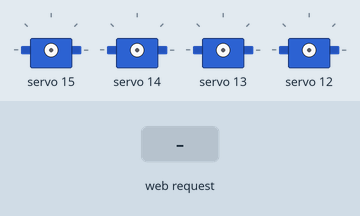
This sketch was run on a simulated ESP32. Parts: 4 × servo. The test bench sets the inputs (shaded band). WiFi joins after 1.5 s; servers stay silent unless stated; what the sketch prints to the serial monitor is not drawn.

Above: at 3.2 s.
3.3 s: HTTP request GET /start received
At 10.6 s:
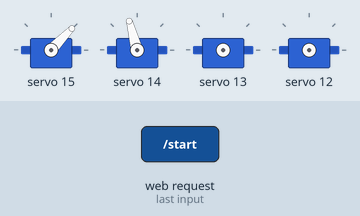
At 17.8 s:
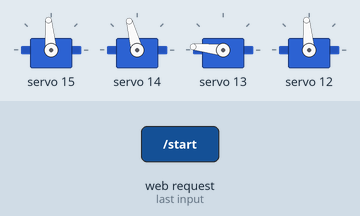
Timing chart, 0 to 24.5 s (numbered marks = the images above; inputs shaded):
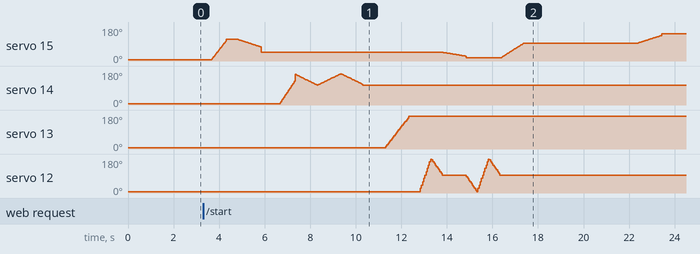

The sketch:

smootharmcontrolpanel.ino
```cpp
#include <WiFi.h>
#include <Wire.h>
#include <Adafruit_PWMServoDriver.h>
#include <WebServer.h>

// Initialize the PCA9685
Adafruit_PWMServoDriver pca = Adafruit_PWMServoDriver(0x40);

// WiFi credentials
const char* ssid = "SpectrumSetup-DD";
const char* password = "jeansrocket543";

// Web server running on port 80
WebServer server(80);

#define SERVOMIN  150 // Minimum pulse length out of 4096
#define SERVOMAX  600 // Maximum pulse length out of 4096

bool autoMode = false;

// Current angles of the servos
uint16_t servoAngles[4] = {90, 90, 90, 90}; // Initial angles for servos 15, 14, 13, 12

void setup() {
    Serial.begin(9600);
    Serial.println("Starting...");

    // Initialize PCA9685
    pca.begin();
    pca.setPWMFreq(60);  // Analog servos run at ~60 Hz updates

    // Connect to WiFi
    WiFi.begin(ssid, password);
    while (WiFi.status() != WL_CONNECTED) {
        delay(1000);
        Serial.println("Connecting to WiFi...");
    }
    Serial.println("Connected to WiFi");
    Serial.print("IP address: ");
    Serial.println(WiFi.localIP());

    // Define web server routes
    server.on("/", handleRoot);
    server.on("/moveServo", handleMoveServo);
    server.on("/start", handleStart);
    server.on("/stop", handleStop);
    server.on("/getAngles", handleGetAngles);

    // Start the server
    server.begin();
    Serial.println("Server started");
}

// Function to set servo angle
void setServoAngle(uint8_t channel, uint16_t angle) {
    uint16_t pulse = map(angle, 0, 180, SERVOMIN, SERVOMAX);
    pca.setPWM(channel, 0, pulse);

    // Update the current angle for the servo
    if (channel >= 12 && channel <= 15) {
        servoAngles[channel - 12] = angle;
    }
}

// Function to get current servo angle from pulse width
uint16_t getServoAngle(uint8_t channel) {
    uint16_t pulse = pca.getPWM(channel, 0); // Get current pulse width
    return map(pulse, SERVOMIN, SERVOMAX, 0, 180);
}

// Function for linear interpolation for smooth movements
void moveServoSmooth(uint8_t channel, uint16_t targetAngle, uint16_t steps, uint16_t stepDelay) {
    uint16_t currentAngle = getServoAngle(channel); // Get current servo angle
    int16_t angleDiff = targetAngle - currentAngle;
    int16_t angleIncrement = angleDiff / steps;

    for (uint16_t i = 0; i < steps; i++) {
        currentAngle += angleIncrement;
        setServoAngle(channel, currentAngle);
        delay(stepDelay);
    }
    // Ensure the final position is accurate
    setServoAngle(channel, targetAngle);
}

// Handle root URL "/"
void handleRoot() {
    String html = "<html>\
    <head>\
    <title>Servo Control</title>\
    <meta name='viewport' content='width=device-width, initial-scale=1'>\
    <style>\
    body { font-family: Arial, sans-serif; text-align: center; }\
    .button { padding: 10px 20px; margin: 5px; font-size: 20px; }\
    .slider { width: 100%; }\
    </style>\
    </head>\
    <body>\
    <h1>Control Servos</h1>\
    <button class='button' onclick=\"sendRequest('/start')\">Start</button>\
    <button class='button' onclick=\"sendRequest('/stop')\">Stop</button>\
    <h2>Shoulder Servo 1 (Up/Down)</h2>\
    <input type='range' min='0' max='180' value='90' class='slider' id='servo15' onchange=\"updateServo(15, this.value)\">\
    <span id='angle15'>90</span>\
    <h2>Shoulder Servo 2 (Inward/Outward)</h2>\
    <input type='range' min='0' max='180' value='90' class='slider' id='servo14' onchange=\"updateServo(14, this.value)\">\
    <span id='angle14'>90</span>\
    <h2>Wrist Servo 1 (Counterclockwise/Clockwise)</h2>\
    <input type='range' min='0' max='180' value='90' class='slider' id='servo13' onchange=\"updateServo(13, this.value)\">\
    <span id='angle13'>90</span>\
    <h2>Wrist Servo 2 (Down/Open Palmed)</h2>\
    <input type='range' min='0' max='180' value='90' class='slider' id='servo12' onchange=\"updateServo(12, this.value)\">\
    <span id='angle12'>90</span>\
    <script>\
    function sendRequest(endpoint) {\
        fetch(endpoint).then(response => console.log(response));\
    }\
    function updateServo(channel, angle) {\
        fetch(`/moveServo?channel=${channel}&angle=${angle}`).then(response => {\
            if (response.ok) {\
                document.getElementById(`angle${channel}`).innerText = angle;\
            }\
        });\
    }\
    function updateSliders(angles) {\
        for (let i = 12; i <= 15; i++) {\
            document.getElementById(`servo${i}`).value = angles[i - 12];\
            document.getElementById(`angle${i}`).innerText = angles[i - 12];\
        }\
    }\
    fetch('/getAngles').then(response => response.json()).then(data => updateSliders(data));\
    </script>\
    </body>\
    </html>";

    server.send(200, "text/html", html);
}

// Handle URL "/moveServo"
void handleMoveServo() {
    if (server.hasArg("channel") && server.hasArg("angle")) {
        uint8_t channel = server.arg("channel").toInt();
        uint16_t angle = server.arg("angle").toInt();
        setServoAngle(channel, angle);
        server.send(200, "text/plain", "Moved servo");
    } else {
        server.send(400, "text/plain", "Invalid request");
    }
}

// Handle URL "/start"
void handleStart() {
    autoMode = true;
    server.send(200, "text/plain", "Started automatic mode");
}

// Handle URL "/stop"
void handleStop() {
    autoMode = false;
    server.send(200, "text/plain", "Stopped automatic mode");
}

// Handle URL "/getAngles"
void handleGetAngles() {
    String json = "[";
    for (int i = 0; i < 4; i++) {
        json += String(servoAngles[i]);
        if (i < 3) json += ",";
    }
    json += "]";
    server.send(200, "application/json", json);
}

void loop() {
    // Handle client requests
    server.handleClient();

    if (autoMode) {
        // Original behavior routine

        // Shoulder Servo 1 (Forward and Backward)
        moveServoSmooth(15, 110, 40, 25);   // Forward (smoother, same timing)
        delay(500);                           // Add a short delay in the middle for fluidity
        moveServoSmooth(15, 40, 40, 25);    // Backward (smoother, same timing)
        delay(500);

        // Shoulder Servo 2 (Left and Right)
        moveServoSmooth(14, 160, 60, 16);   // Move Away  (smoother, same timing)
        moveServoSmooth(14, 100, 60, 16);   // Move Towards
        moveServoSmooth(14, 165, 60, 16);   // Move Away  (smoother, same timing)
        moveServoSmooth(14, 100, 60, 16);   // Move Towards

        // Wrist Servo 1 (Left and Right)
        moveServoSmooth(13, 0, 20, 50);    // Left (smoother, same timing)
        moveServoSmooth(13, 170, 20, 50);  // Right (smoother, same timing)

        // Wrist Servo 2 (Jiggle) fingers
        moveServoSmooth(12, 0, 10, 50);   // Jiggle 1
        moveServoSmooth(12, 180, 10, 50);  // Jiggle 2
        moveServoSmooth(12, 90, 10, 50);   // Center
        moveServoSmooth(15, 10, 20, 50);   // Move shoulder back during jiggle
        moveServoSmooth(12, 0, 10, 50);   // Jiggle 1
        moveServoSmooth(12, 180, 10, 50);  // Jiggle 2
        moveServoSmooth(12, 90, 10, 50);   // Center

        // Don't Break It Section (Smoothed)
        moveServoSmooth(15, 90, 40, 25);      // Forward
        delay(5000);
        moveServoSmooth(15, 140, 40, 25);     // Forward (further)
        delay(5000);
        moveServoSmooth(14, 140, 80, 12);      // Move away from body (wider range, slower)
        delay(4000);
        moveServoSmooth(13, 90, 60, 16);      // Wrist center
        delay(3000);
        moveServoSmooth(12, 0, 10, 50);       // Fingers open
        delay(3000);
        moveServoSmooth(12, 180, 10, 50);     // Fingers close (fast)
        delay(500);
    }
}
```
